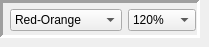
             <widget class="QWidget" name="tab">
              <attribute name="title">
               <string>Ball</string>
              </attribute>
              <widget class="QFrame" name="frame_19">
               <property name="geometry">
                <rect>
                 <x>0</x>
                 <y>0</y>
                 <width>200</width>
                 <height>38</height>
                </rect>
               </property>
               <property name="frameShape">
                <enum>QFrame::Panel</enum>
               </property>
               <property name="frameShadow">
                <enum>QFrame::Sunken</enum>
               </property>
               <property name="lineWidth">
                <number>3</number>
               </property>
               <widget class="QWidget" name="layoutWidget">
                <property name="geometry">
                 <rect>
                  <x>10</x>
                  <y>0</y>
                  <width>186</width>
                  <height>41</height>
                 </rect>
                </property>
                <layout class="QGridLayout" name="layout_ball_specs">
                 <property name="leftMargin">
                  <number>0</number>
                 </property>
                 <property name="topMargin">
                  <number>0</number>
                 </property>
                 <property name="rightMargin">
                  <number>0</number>
                 </property>
                 <item row="0" column="0">
                  <widget class="QComboBox" name="combo_ballColor">
                   <property name="minimumSize">
                    <size>
                     <width>112</width>
                     <height>0</height>
                    </size>
                   </property>
                   <property name="toolTip">
                    <string>Ball Color</string>
                   </property>
                   <property name="currentIndex">
                    <number>1</number>
                   </property>
                   <item>
                    <property name="text">
                     <string>Red</string>
                    </property>
                   </item>
                   <item>
                    <property name="text">
                     <string>Red-Orange</string>
                    </property>
                   </item>
                   <item>
                    <property name="text">
                     <string>Orange</string>
                    </property>
                   </item>
                   <item>
                    <property name="text">
                     <string>Yellow</string>
                    </property>
                   </item>
                   <item>
                    <property name="text">
                     <string>Green</string>
                    </property>
                   </item>
                   <item>
                    <property name="text">
                     <string>Blue</string>
                    </property>
                   </item>
                   <item>
                    <property name="text">
                     <string>Purple</string>
                    </property>
                   </item>
                   <item>
                    <property name="text">
                     <string>White</string>
                    </property>
                   </item>
                   <item>
                    <property name="text">
                     <string>Black</string>
                    </property>
                   </item>
                   <item>
                    <property name="text">
                     <string>Hello Kitty!</string>
                    </property>
                   </item>
                  </widget>
                 </item>
                 <item row="0" column="1">
                  <widget class="QComboBox" name="combo_ballScale">
                   <property name="toolTip">
                    <string>Ball Scale</string>
                   </property>
                   <property name="currentText">
                    <string>120%</string>
                   </property>
                   <property name="currentIndex">
                    <number>1</number>
                   </property>
                   <item>
                    <property name="text">
                     <string>150%</string>
                    </property>
                   </item>
                   <item>
                    <property name="text">
                     <string>120%</string>
                    </property>
                   </item>
                   <item>
                    <property name="text">
                     <string>100%</string>
                    </property>
                   </item>
                  </widget>
                 </item>
                </layout>
               </widget>
              </widget>
             </widget>
